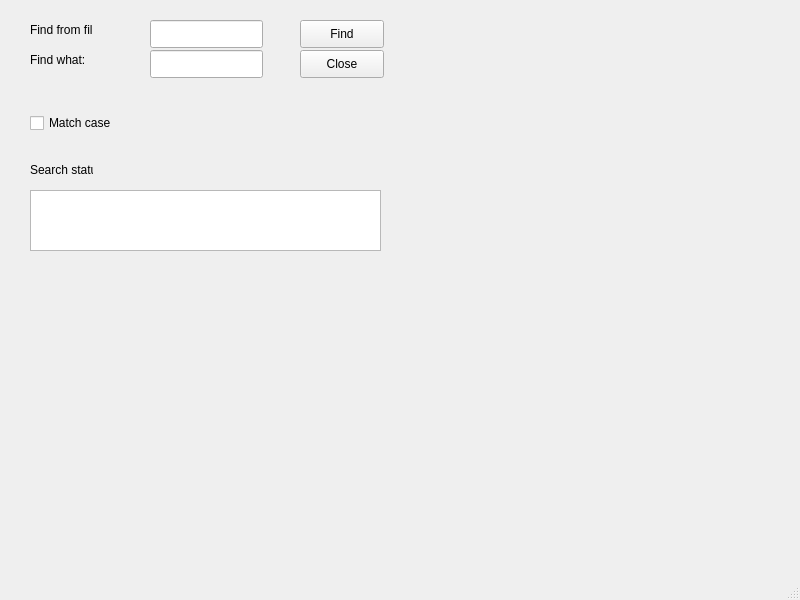
<?xml version="1.0" encoding="UTF-8"?>
<ui version="4.0">
 <class>MainWindow</class>
 <widget class="QMainWindow" name="MainWindow">
  <property name="geometry">
   <rect>
    <x>0</x>
    <y>0</y>
    <width>800</width>
    <height>600</height>
   </rect>
  </property>
  <property name="windowTitle">
   <string>MainWindow</string>
  </property>
  <widget class="QWidget" name="centralwidget">
   <widget class="QLabel" name="label">
    <property name="geometry">
     <rect>
      <x>30</x>
      <y>20</y>
      <width>63</width>
      <height>20</height>
     </rect>
    </property>
    <property name="text">
     <string>Find from file:</string>
    </property>
   </widget>
   <widget class="QLabel" name="label_2">
    <property name="geometry">
     <rect>
      <x>30</x>
      <y>50</y>
      <width>63</width>
      <height>20</height>
     </rect>
    </property>
    <property name="text">
     <string>Find what:</string>
    </property>
   </widget>
   <widget class="QLineEdit" name="fileLineEdit">
    <property name="geometry">
     <rect>
      <x>150</x>
      <y>20</y>
      <width>113</width>
      <height>28</height>
     </rect>
    </property>
   </widget>
   <widget class="QLineEdit" name="keyLineEdit">
    <property name="geometry">
     <rect>
      <x>150</x>
      <y>50</y>
      <width>113</width>
      <height>28</height>
     </rect>
    </property>
   </widget>
   <widget class="QPushButton" name="findPushButton">
    <property name="geometry">
     <rect>
      <x>300</x>
      <y>20</y>
      <width>84</width>
      <height>28</height>
     </rect>
    </property>
    <property name="text">
     <string>Find</string>
    </property>
   </widget>
   <widget class="QPushButton" name="closePushButton">
    <property name="geometry">
     <rect>
      <x>300</x>
      <y>50</y>
      <width>84</width>
      <height>28</height>
     </rect>
    </property>
    <property name="text">
     <string>Close</string>
    </property>
   </widget>
   <widget class="QCheckBox" name="matchCheckBox">
    <property name="geometry">
     <rect>
      <x>30</x>
      <y>110</y>
      <width>91</width>
      <height>26</height>
     </rect>
    </property>
    <property name="text">
     <string>Match case</string>
    </property>
   </widget>
   <widget class="QLabel" name="label_3">
    <property name="geometry">
     <rect>
      <x>30</x>
      <y>160</y>
      <width>63</width>
      <height>20</height>
     </rect>
    </property>
    <property name="text">
     <string>Search status:</string>
    </property>
   </widget>
   <widget class="QTextBrowser" name="textBrowser">
    <property name="geometry">
     <rect>
      <x>30</x>
      <y>190</y>
      <width>351</width>
      <height>61</height>
     </rect>
    </property>
   </widget>
  </widget>
  <widget class="QMenuBar" name="menubar">
   <property name="geometry">
    <rect>
     <x>0</x>
     <y>0</y>
     <width>800</width>
     <height>25</height>
    </rect>
   </property>
  </widget>
  <widget class="QStatusBar" name="statusbar"/>
 </widget>
 <resources/>
 <connections>
  <connection>
   <sender>fileLineEdit</sender>
   <signal>editingFinished()</signal>
   <receiver>findPushButton</receiver>
   <slot>click()</slot>
   <hints>
    <hint type="sourcelabel">
     <x>243</x>
     <y>60</y>
    </hint>
    <hint type="destinationlabel">
     <x>318</x>
     <y>58</y>
    </hint>
   </hints>
  </connection>
  <connection>
   <sender>keyLineEdit</sender>
   <signal>editingFinished()</signal>
   <receiver>findPushButton</receiver>
   <slot>click()</slot>
   <hints>
    <hint type="sourcelabel">
     <x>213</x>
     <y>84</y>
    </hint>
    <hint type="destinationlabel">
     <x>324</x>
     <y>60</y>
    </hint>
   </hints>
  </connection>
 </connections>
</ui>
